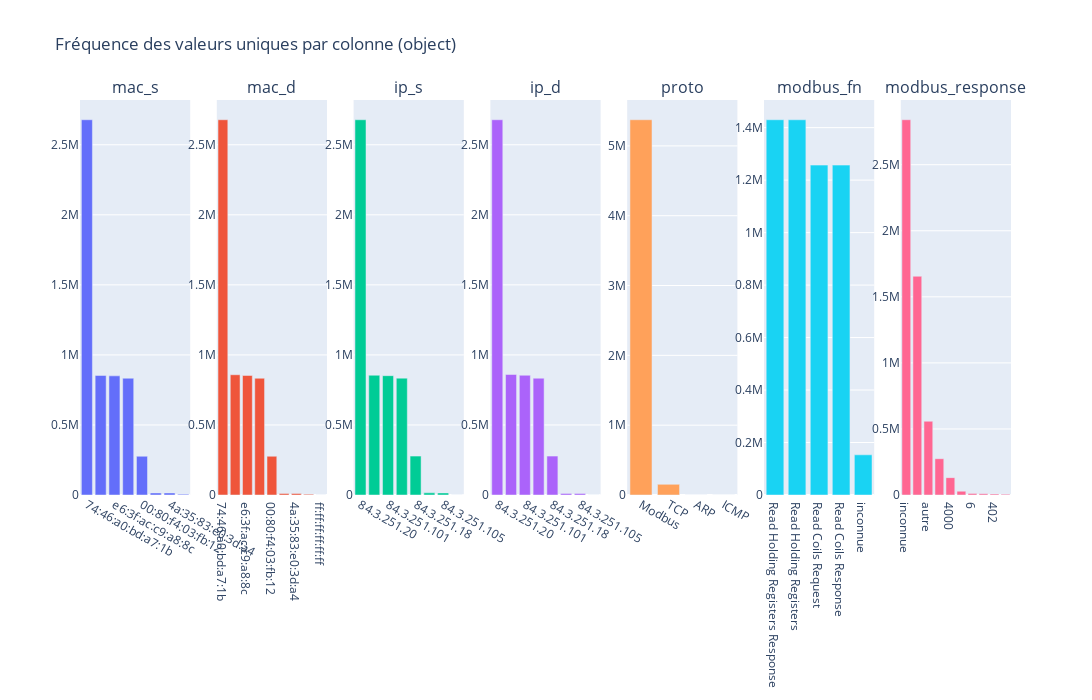

The notebook cell saved with this chart:
### Code cell
fig = make_subplots(rows=1, cols=len(df_obj.columns), subplot_titles=df_obj.columns)

for i, col in enumerate(df_obj.columns):
    value_counts = df_obj[col].value_counts().head(10)  # Pour éviter d'avoir trop de valeurs
    fig.add_trace(go.Bar(x=value_counts.index, y=value_counts.values, name=col), row=1, col=i+1)


fig.update_layout(height=700, width=1300, title="Fréquence des valeurs uniques par colonne (object)", showlegend=False)

fig.show()

### Figure 1 — Plotly figure (JSON) as saved in the notebook; plotly's stock layout.template omitted (floating-point values rounded to 4 significant figures)
{"data": [{"name": "mac_s", "type": "bar", "x": ["74:46:a0:bd:a7:1b", "0a:fe:ec:47:74:fb", "e6:3f:ac:c9:a8:8c", "fa:00:bc:90:d7:fa", "00:80:f4:03:fb:12", "fe:bb:16:7b:c3:27", "4a:35:83:e0:3d:a4", "00:0c:29:47:8c:22"], "xaxis": "x", "y": [2678457, 853232, 850385, 833496, 276589, 14801, 14661, 5786], "yaxis": "y"}, {"name": "mac_d", "type": "bar", "x": ["74:46:a0:bd:a7:1b", "0a:fe:ec:47:74:fb", "e6:3f:ac:c9:a8:8c", "fa:00:bc:90:d7:fa", "00:80:f4:03:fb:12", "fe:bb:16:7b:c3:27", "4a:35:83:e0:3d:a4", "00:0c:29:47:8c:22", "ff:ff:ff:ff:ff:ff"], "xaxis": "x2", "y": [2678456, 858271, 853239, 833390, 276586, 10942, 10784, 5597, 142], "yaxis": "y2"}, {"name": "ip_s", "type": "bar", "x": ["84.3.251.20", "84.3.251.102", "84.3.251.101", "84.3.251.103", "84.3.251.18", "84.3.251.104", "84.3.251.105", "inconnue"], "xaxis": "x3", "y": [2678448, 854860, 851692, 834158, 277499, 15486, 14791, 473], "yaxis": "y3"}, {"name": "ip_d", "type": "bar", "x": ["84.3.251.20", "84.3.251.102", "84.3.251.101", "84.3.251.103", "84.3.251.18", "84.3.251.104", "84.3.251.105", "inconnue"], "xaxis": "x4", "y": [2678456, 860155, 854680, 833855, 277494, 11352, 10942, 473], "yaxis": "y4"}, {"name": "proto", "type": "bar", "x": ["Modbus", "TCP", "ARP", "ICMP"], "xaxis": "x5", "y": [5374286, 152608, 473, 40], "yaxis": "y5"}, {"name": "modbus_fn", "type": "bar", "x": ["Read Holding Registers Response", "Read Holding Registers", "Read Coils Request", "Read Coils Response", "inconnue"], "xaxis": "x6", "y": [1430074, 1429906, 1257153, 1257153, 153121], "yaxis": "y6"}, {"name": "modbus_response", "type": "bar", "x": ["inconnue", "0", "autre", "1", "4000", "458", "6", "7", "402", "450"], "xaxis": "x7", "y": [2840180, 1655476, 558099, 274689, 131371, 28679, 10572, 9362, 7269, 5941], "yaxis": "y7"}], "layout": {"annotations": [{"font": {"size": 16}, "showarrow": false, "text": "mac_s", "x": 0.05918, "xanchor": "center", "xref": "paper", "y": 1, "yanchor": "bottom", "yref": "paper"}, {"font": {"size": 16}, "showarrow": false, "text": "mac_d", "x": 0.2061, "xanchor": "center", "xref": "paper", "y": 1, "yanchor": "bottom", "yref": "paper"}, {"font": {"size": 16}, "showarrow": false, "text": "ip_s", "x": 0.3531, "xanchor": "center", "xref": "paper", "y": 1, "yanchor": "bottom", "yref": "paper"}, {"font": {"size": 16}, "showarrow": false, "text": "ip_d", "x": 0.5, "xanchor": "center", "xref": "paper", "y": 1, "yanchor": "bottom", "yref": "paper"}, {"font": {"size": 16}, "showarrow": false, "text": "proto", "x": 0.6469, "xanchor": "center", "xref": "paper", "y": 1, "yanchor": "bottom", "yref": "paper"}, {"font": {"size": 16}, "showarrow": false, "text": "modbus_fn", "x": 0.7939, "xanchor": "center", "xref": "paper", "y": 1, "yanchor": "bottom", "yref": "paper"}, {"font": {"size": 16}, "showarrow": false, "text": "modbus_response", "x": 0.9408, "xanchor": "center", "xref": "paper", "y": 1, "yanchor": "bottom", "yref": "paper"}], "height": 700, "showlegend": false, "title": {"text": "Fréquence des valeurs uniques par colonne (object)"}, "width": 1300, "xaxis": {"anchor": "y", "domain": [0, 0.1184]}, "xaxis2": {"anchor": "y2", "domain": [0.1469, 0.2653]}, "xaxis3": {"anchor": "y3", "domain": [0.2939, 0.4122]}, "xaxis4": {"anchor": "y4", "domain": [0.4408, 0.5592]}, "xaxis5": {"anchor": "y5", "domain": [0.5878, 0.7061]}, "xaxis6": {"anchor": "y6", "domain": [0.7347, 0.8531]}, "xaxis7": {"anchor": "y7", "domain": [0.8816, 1.0]}, "yaxis": {"anchor": "x", "domain": [0, 1]}, "yaxis2": {"anchor": "x2", "domain": [0, 1]}, "yaxis3": {"anchor": "x3", "domain": [0, 1]}, "yaxis4": {"anchor": "x4", "domain": [0, 1]}, "yaxis5": {"anchor": "x5", "domain": [0, 1]}, "yaxis6": {"anchor": "x6", "domain": [0, 1]}, "yaxis7": {"anchor": "x7", "domain": [0, 1]}}}
